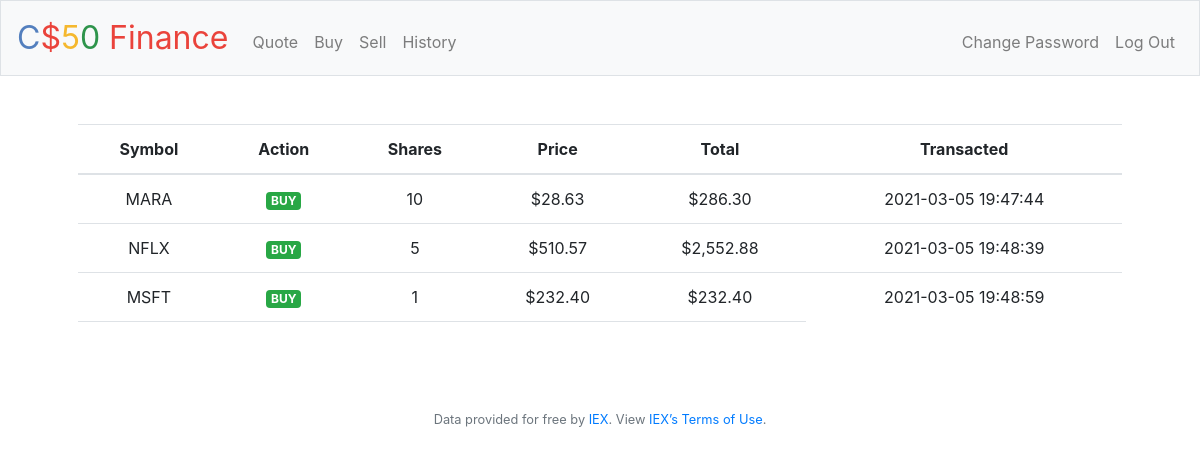
The app's page /history (signed in) with its own data.
### tables this page shows
CREATE TABLE 'history' ('id' INTEGER PRIMARY KEY AUTOINCREMENT NOT NULL,
                        'user_id' INTEGER NOT NULL, 'symbol' TEXT NOT NULL, 'shares' INTEGER NOT NULL, 'price' NUMERIC NOT NULL,
                        'created_at' DATETIME  NOT NULL DEFAULT CURRENT_TIMESTAMP, FOREIGN KEY(user_id) REFERENCES users(id));

### finance/application.py (the view)
@app.route("/history")
@login_required
def history():
    rows = hist.get_history_by_user_id(session["user_id"])
    return render_template("history.html", history=rows)

### finance/application.py (called while the page is built)
@app.after_request
def after_request(response):
    response.headers["Cache-Control"] = "no-cache, no-store, must-revalidate"
    response.headers["Expires"] = 0
    response.headers["Pragma"] = "no-cache"
    return response

### finance/helpers.py (called while the page is built)
def login_required(f):
    @wraps(f)
    def decorated_function(*args, **kwargs):
        if session.get("user_id") is None:
            return redirect("/login")
        return f(*args, **kwargs)
    return decorated_function

def usd(value):
    return f"${value:,.2f}"

### finance/models/history.py (called while the page is built)
def get_history_by_user_id(id):
    history = db.execute("SELECT * FROM history WHERE user_id = ?", id)
    return history

### finance/templates/history.html (shortened to what this page needs)
{% extends "layout.html" %}
{% block main %}
    <table class="table">
        <thead>
            <tr>
                <th>Symbol</th>
                <th>Action</th>
                <th>Shares</th>
                <th>Price</th>
                <th>Total</th>
                <th>Transacted</th>
            </tr>
        </thead>
        <tbody>
            {% for item in history %}
                <tr>
                    <td>{{ item.symbol }}</td>
                    <td>
                        {% if item.shares > 0 %}
                            <span class="badge badge-success">BUY</span>
                        {% else %}
                            <span class="badge badge-danger">SELL</span>
                        {% endif %}
                    </td>
                    <td>{{ item.shares }}</td>
                    <td>{{ item.price | usd }}</td>
                    <td>{{ (item.price * item.shares) | usd}}</td>
                    <td>{{ item.created_at }}</td>
                </tr>
            {% endfor %}
            <tr>
                <td></td>
                <td></td>
                <td></td>
                <td></td>
                <td>{{ spent }}</td>
            </tr>
        </tbody>
    </table>
{% endblock %}

### records on screen
history: symbol "MARA", shows "BUY", shares "10", price "$28.63", (item.price*item.shares)|usd "$286.30", created_at "2021-03-05 19:47:44"
history: symbol "NFLX", shows "BUY", shares "5", price "$510.57", (item.price*item.shares)|usd "$2,552.88", created_at "2021-03-05 19:48:39"
history: symbol "MSFT", shows "BUY", shares "1", price "$232.40", (item.price*item.shares)|usd "$232.40", created_at "2021-03-05 19:48:59"
